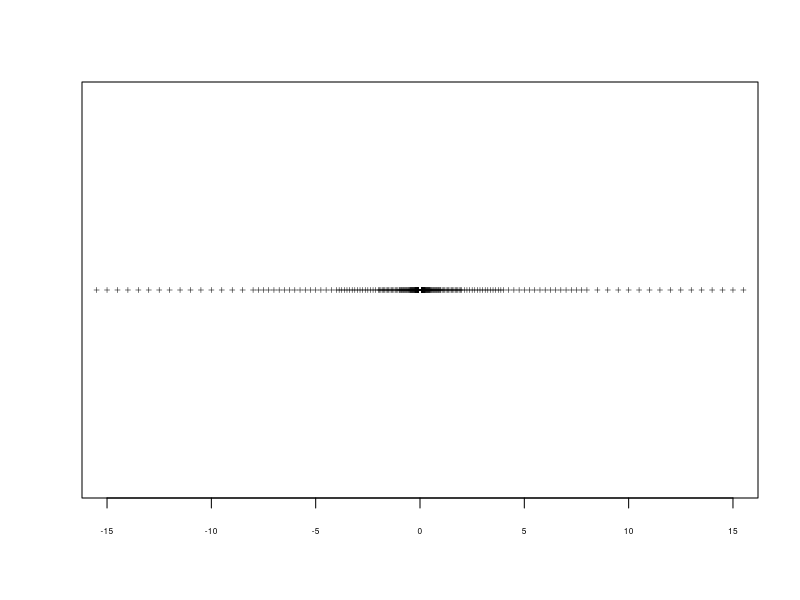

Reproduce this figure in R.
png("number_line.png", width = 6, height = 2, units = 'in', res = 450)

allPossibleNumbers <- c(00.06250000, 00.12500000, 00.25000000, 00.50000000, 01.00000000, 02.00000000, 04.00000000, 08.00000000, 00.06640625, 00.13281250, 00.26562500, 00.53125000, 01.06250000, 02.12500000, 04.25000000, 08.50000000, 00.07031250, 00.14062500, 00.28125000, 00.56250000, 01.12500000, 02.25000000, 04.50000000, 09.00000000, 00.07421875, 00.14843750, 00.29687500, 00.59375000, 01.18750000, 02.37500000, 04.75000000, 09.50000000, 00.07812500, 00.15625000, 00.31250000, 00.62500000, 01.25000000, 02.50000000, 05.00000000, 10.00000000, 00.08203125, 00.16406250, 00.32812500, 00.65625000, 01.31250000, 02.62500000, 05.25000000, 10.50000000, 00.08593750, 00.17187500, 00.34375000, 00.68750000, 01.37500000, 02.75000000, 05.50000000, 11.00000000, 00.08984375, 00.17968750, 00.35937500, 00.71875000, 01.43750000, 02.87500000, 05.75000000, 11.50000000, 00.09375000, 00.18750000, 00.37500000, 00.75000000, 01.50000000, 03.00000000, 06.00000000, 12.00000000, 00.09765625, 00.19531250, 00.39062500, 00.78125000, 01.56250000, 03.12500000, 06.25000000, 12.50000000, 00.10156250, 00.20312500, 00.40625000, 00.81250000, 01.62500000, 03.25000000, 06.50000000, 13.00000000, 00.10546875, 00.21093750, 00.42187500, 00.84375000, 01.68750000, 03.37500000, 06.75000000, 13.50000000, 00.10937500, 00.21875000, 00.43750000, 00.87500000, 01.75000000, 03.50000000, 07.00000000, 14.00000000, 00.11328125, 00.22656250, 00.45312500, 00.90625000, 01.81250000, 03.62500000, 07.25000000, 14.50000000, 00.11718750, 00.23437500, 00.46875000, 00.93750000, 01.87500000, 03.75000000, 07.50000000, 15.00000000, 00.12109375, 00.24218750, 00.48437500, 00.96875000, 01.93750000, 03.87500000, 07.75000000, 15.50000000, -00.06250000, -00.12500000, -00.25000000, -00.50000000, -01.00000000, -02.00000000, -04.00000000, -08.00000000, -00.06640625, -00.13281250, -00.26562500, -00.53125000, -01.06250000, -02.12500000, -04.25000000, -08.50000000, -00.07031250, -00.14062500, -00.28125000, -00.56250000, -01.12500000, -02.25000000, -04.50000000, -09.00000000, -00.07421875, -00.14843750, -00.29687500, -00.59375000, -01.18750000, -02.37500000, -04.75000000, -09.50000000, -00.07812500, -00.15625000, -00.31250000, -00.62500000, -01.25000000, -02.50000000, -05.00000000, -10.00000000, -00.08203125, -00.16406250, -00.32812500, -00.65625000, -01.31250000, -02.62500000, -05.25000000, -10.50000000, -00.08593750, -00.17187500, -00.34375000, -00.68750000, -01.37500000, -02.75000000, -05.50000000, -11.00000000, -00.08984375, -00.17968750, -00.35937500, -00.71875000, -01.43750000, -02.87500000, -05.75000000, -11.50000000, -00.09375000, -00.18750000, -00.37500000, -00.75000000, -01.50000000, -03.00000000, -06.00000000, -12.00000000, -00.09765625, -00.19531250, -00.39062500, -00.78125000, -01.56250000, -03.12500000, -06.25000000, -12.50000000, -00.10156250, -00.20312500, -00.40625000, -00.81250000, -01.62500000, -03.25000000, -06.50000000, -13.00000000, -00.10546875, -00.21093750, -00.42187500, -00.84375000, -01.68750000, -03.37500000, -06.75000000, -13.50000000, -00.10937500, -00.21875000, -00.43750000, -00.87500000, -01.75000000, -03.50000000, -07.00000000, -14.00000000, -00.11328125, -00.22656250, -00.45312500, -00.90625000, -01.81250000, -03.62500000, -07.25000000, -14.50000000, -00.11718750, -00.23437500, -00.46875000, -00.93750000, -01.87500000, -03.75000000, -07.50000000, -15.00000000, -00.12109375, -00.24218750, -00.48437500, -00.96875000, -01.93750000, -03.87500000, -07.75000000, -15.50000000)
y_axis <- c(0,0,0,0,0,0,0,0,0,0,0,0,0,0,0,0,0,0,0,0,0,0,0,0,0,0,0,0,0,0,0,0,0,0,0,0,0,0,0,0,0,0,0,0,0,0,0,0,0,0,0,0,0,0,0,0,0,0,0,0,0,0,0,0,0,0,0,0,0,0,0,0,0,0,0,0,0,0,0,0,0,0,0,0,0,0,0,0,0,0,0,0,0,0,0,0,0,0,0,0,0,0,0,0,0,0,0,0,0,0,0,0,0,0,0,0,0,0,0,0,0,0,0,0,0,0,0,0,0,0,0,0,0,0,0,0,0,0,0,0,0,0,0,0,0,0,0,0,0,0,0,0,0,0,0,0,0,0,0,0,0,0,0,0,0,0,0,0,0,0,0,0,0,0,0,0,0,0,0,0,0,0,0,0,0,0,0,0,0,0,0,0,0,0,0,0,0,0,0,0,0,0,0,0,0,0,0,0,0,0,0,0,0,0,0,0,0,0,0,0,0,0,0,0,0,0,0,0,0,0,0,0,0,0,0,0,0,0,0,0,0,0,0,0,0,0,0,0,0,0,0,0,0,0,0,0)

plot(
		 mar = c(0,0,0,0),
		 cex.axis = .5,
		 pin = c(54,.25),
		 type = "p", 
		 xlim = c(-15,15),
		 ylim = c(0,0),
		 yaxt = 'n',
		 ann = FALSE,
		 cex = .5,
		 pch = 3,
		 lty = 1,
		 lwd = .5,
		 allPossibleNumbers, 
		 y_axis, 
		 )
